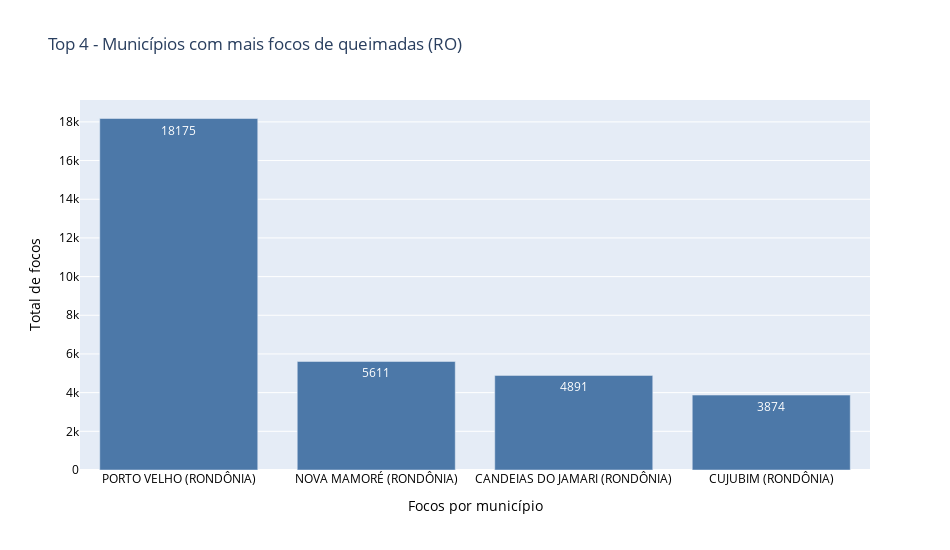

The notebook cell saved with this chart:
### Code cell
# NOTA: Onde está a função cidade_focos, se alterar o parâmetro de reverse para 'false'. A lista irá pegar os
# municípios com menos focos. No title basta alterar o nome de 'mais' para 'menos' para ao visualizar ficar de fácil compreensão.

# municipios irá gerar um gráfico de barras contendo em x os municípios e y o acumulado de focos detectados de cada município
municipios = px.bar(x=municipio, y=f_queimadas, title="Top 4 - Municípios com mais focos de queimadas (RO)", width=950, height=550, color_discrete_sequence=px.colors.qualitative.T10)

# Update cria rótulos das listas
municipios.update_yaxes(title='Total de focos', title_font_color='black', tickfont_color='black')
municipios.update_xaxes(title='Focos por município', title_font_color='black', tickfont_color='black')

# Dentro do gráfico está contido os valores acumulados de focos de queimadas de cada município.
municipios.update_traces(textposition='inside', texttemplate='%{y:.0f}')

# Função agregada .show() mostra os resultados
municipios.show()

### Figure 1 — Plotly figure (JSON) as saved in the notebook; plotly's stock layout.template omitted (floating-point values rounded to 4 significant figures)
{"data": [{"alignmentgroup": "True", "hovertemplate": "x=%{x}<br>y=%{y}<extra></extra>", "legendgroup": "", "marker": {"color": "#4C78A8", "pattern": {"shape": ""}}, "name": "", "offsetgroup": "", "orientation": "v", "showlegend": false, "textposition": "inside", "texttemplate": "%{y:.0f}", "type": "bar", "x": ["PORTO VELHO (RONDÔNIA)", "NOVA MAMORÉ (RONDÔNIA)", "CANDEIAS DO JAMARI (RONDÔNIA)", "CUJUBIM (RONDÔNIA)"], "xaxis": "x", "y": [18175, 5611, 4891, 3874], "yaxis": "y"}], "layout": {"barmode": "relative", "height": 550, "legend": {"tracegroupgap": 0}, "title": {"text": "Top 4 - Municípios com mais focos de queimadas (RO)"}, "width": 950, "xaxis": {"anchor": "y", "domain": [0, 1], "tickfont": {"color": "black"}, "title": {"font": {"color": "black"}, "text": "Focos por município"}}, "yaxis": {"anchor": "x", "domain": [0, 1], "tickfont": {"color": "black"}, "title": {"font": {"color": "black"}, "text": "Total de focos"}}}}
